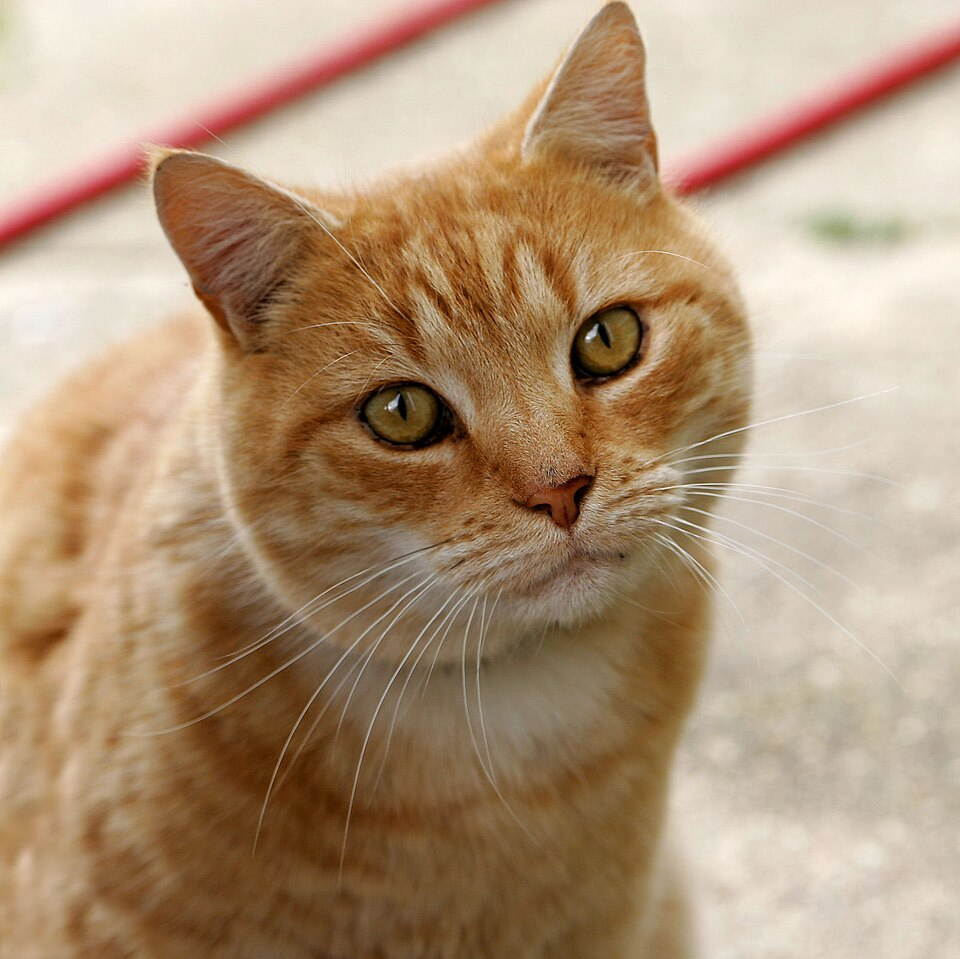
#> input picture experiments/cats/cat-1.jpg, 960 x 959 px; its folder holds 3 pictures in this run
$ python 08_large_bitmaps.py
#> lines starting #> are read from the running program, lines starting #| are printed output that depends on the picture
### experiments/common.py
"""Shared dataset loading and recall measurement for the experiments."""

import re
import sys
from contextlib import contextmanager
from pathlib import Path

import numpy as np

PROJECT_ROOT = Path(__file__).resolve().parents[1]
if str(PROJECT_ROOT) not in sys.path:
    sys.path.insert(0, str(PROJECT_ROOT))

from hopfield import HopfieldNetwork

DATASETS_DIR = PROJECT_ROOT / "datasets"
RESULTS_DIR = Path(__file__).resolve().parent / "results"

DATASET_NAMES = (
    "small-7x7.csv",
    "animals-14x9.csv",
    "letters-abc-8x12.csv",
    "letters-14x20.csv",
    "OCRA-12x30-cut.csv",
    "large-25x25.csv",
    "large-25x25.plus.csv",
    "large-25x50.csv",
)

class _Tee:
    """Writes text to the console and immediately to a file."""

    def __init__(self, file, stdout):
        self.file = file
        self.stdout = stdout

    def write(self, data):
        self.stdout.write(data)
        self.stdout.flush()
        self.file.write(data)
        self.file.flush()

    def flush(self):
        self.stdout.flush()
        self.file.flush()


@contextmanager
def save_report(filename):
    """Saves the whole experiment printout under experiments/results."""
    RESULTS_DIR.mkdir(parents=True, exist_ok=True)
    path = RESULTS_DIR / filename
    previous = sys.stdout
    report_file = path.open("w", encoding="utf-8")
    sys.stdout = _Tee(report_file, previous)
    print(f"Wyniki: {path}")

    try:
        yield path
    finally:
        sys.stdout = previous
        report_file.close()
        print(f"Zapisano: {path}", flush=True)


NOISE_LEVELS = (0.1, 0.2, 0.3)
TRIALS = 10
OJA_LEARNING_RATE = 0.01
OJA_EPOCHS = 200


# [67 lines left out: functions load_patterns, bitmap_shape, load_dataset, train, corrupt, not called in this run]


def matching_bits(left, right):
    """Number of matching coordinates of two ±1 vectors."""
    return int(np.sum(np.asarray(left) == np.asarray(right)))


# [65 lines left out: functions classify_attractor, recovery_rate, not called in this run]

### experiments/08_large_bitmaps.py
"""
Hopfield memory on bitmaps of at least 200x300.

The weight matrix would be 60,000 by 60,000, so the local field is computed
directly from the patterns:

    h = (1/N) X^T (X s) - (P/N) s

This is Hebb's rule with a zero diagonal, without building W.
Cat photos are downloaded into experiments/cats, converted to ±1, and resized to 200x300.
"""

import urllib.request
from pathlib import Path

import matplotlib.pyplot as plt
import numpy as np
from PIL import Image

from common import RESULTS_DIR, matching_bits, save_report

CATS_DIR = Path(__file__).resolve().parent / "cats"
HEIGHT = 200
WIDTH = 300
NOISE = 0.1
MAX_STEPS = 8

CAT_URLS = (
    (
        "cat-1.jpg",
        "https://commons.wikimedia.org/wiki/Special:FilePath/Cat03.jpg?width=640",
    ),
    (
        "cat-2.jpg",
        "https://commons.wikimedia.org/wiki/Special:FilePath/Kittyply_edit1.jpg?width=640",
    ),
    (
        "cat-3.jpg",
        "https://commons.wikimedia.org/wiki/Special:FilePath/Cat_November_2010-1a.jpg?width=640",
    ),
)


def hebb_field(patterns, state):
    """Hebb field with a zero diagonal, computed without the weight matrix."""
    n_patterns, n_neurons = patterns.shape
    overlaps = patterns @ state
    return (patterns.T @ overlaps) / n_neurons - (n_patterns / n_neurons) * state


def synchronous_step(patterns, state):
    field = hebb_field(patterns, state)
    return np.where(field > 0, 1, np.where(field < 0, -1, state))


def evolve(patterns, state, max_steps=MAX_STEPS):
    state = np.asarray(state, dtype=int).copy()
    states = [state.copy()]

    for _ in range(max_steps):
        new_state = synchronous_step(patterns, state)

        if np.array_equal(new_state, state):
            return np.vstack(states), "stable"

        states.append(new_state.copy())
        state = new_state

    return np.vstack(states), "max_steps"


def download_cats():
    CATS_DIR.mkdir(parents=True, exist_ok=True)

    for file_name, url in CAT_URLS:
        destination = CATS_DIR / file_name

        if destination.exists():
            continue

        print(f"Pobieram {file_name}")
        request = urllib.request.Request(
            url,
            headers={"User-Agent": "HopfieldStudentProject/1.0"},
        )
        with urllib.request.urlopen(request) as response:
            destination.write_bytes(response.read())


def image_to_pattern(path):
    """Grayscale photo to a ±1 bitmap with height 200 and width 300."""
    image = Image.open(path).convert("L")
    image = image.resize((WIDTH, HEIGHT), Image.Resampling.LANCZOS)
    pixels = np.asarray(image, dtype=np.float64)
    return np.where(pixels >= np.median(pixels), 1, -1).astype(int).reshape(-1)


def load_cat_patterns():
    download_cats()
    paths = sorted(CATS_DIR.glob("cat-*.jpg"))

    if len(paths) < 2:
        raise RuntimeError(f"W {CATS_DIR} nie ma zdjęć kotów.")

    patterns = np.vstack([image_to_pattern(path) for path in paths])
    return patterns, [path.name for path in paths]


def save_figure(patterns, names, original, corrupted, recovered):
    RESULTS_DIR.mkdir(parents=True, exist_ok=True)
    panels = list(patterns) + [original, corrupted, recovered]
    titles = [f"uczący: {name}" for name in names]
    titles += ["oryginał", f"uszkodzony {int(NOISE * 100)}%", "po zbieganiu"]
    columns = len(panels)
    fig, axes = plt.subplots(1, columns, figsize=(2.4 * columns, 3.2), constrained_layout=True)

    for axis, panel, title in zip(axes, panels, titles):
        axis.imshow(panel.reshape(HEIGHT, WIDTH), cmap="gray", vmin=-1, vmax=1)
        axis.set_title(title, fontsize=8)
        axis.axis("off")

    output = RESULTS_DIR / "cats-recovery.png"
    fig.savefig(output, dpi=80)
    plt.close(fig)
    return output


def main():
    print("=== DUŻE BITMAPY (KOTY) ===")
    patterns, names = load_cat_patterns()
#> in image_to_pattern, `image = image.resize((WIDTH, HEIGHT), Image.Resampling.LANCZOS)`:
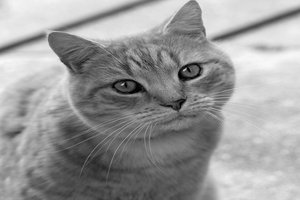
#> image: PIL image 300x200 L; min 0, max 249, mean 153.7
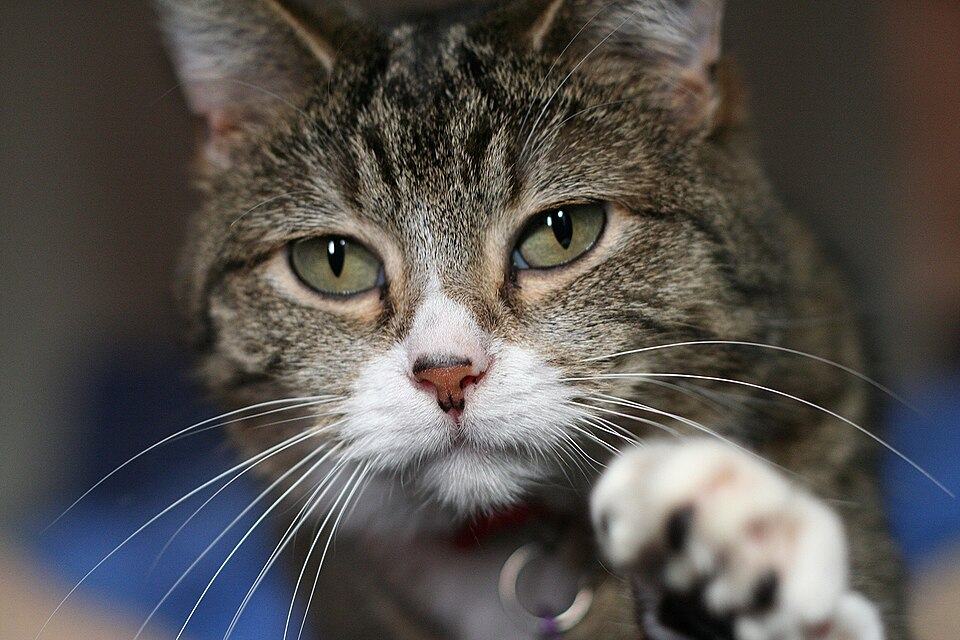
#> input picture experiments/cats/cat-2.jpg, 960 x 640 px
#> in image_to_pattern (call 2), `image = image.resize((WIDTH, HEIGHT), Image.Resampling.LANCZOS)`:
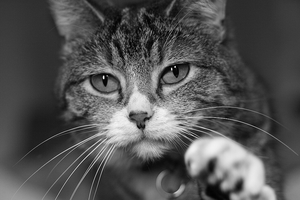
#> image: PIL image 300x200 L; min 0, max 255, mean 82.8
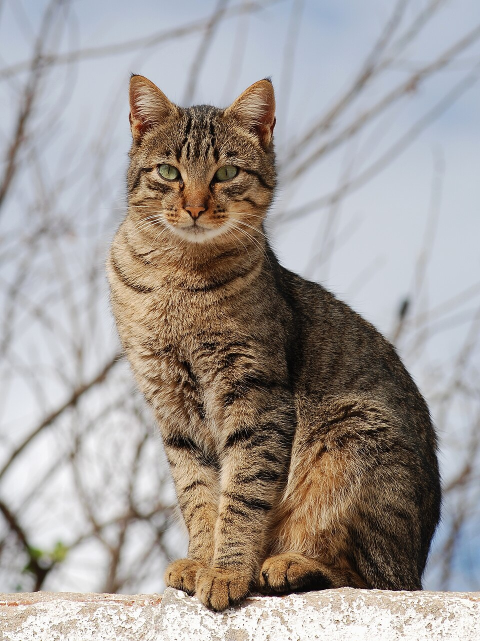
#> input picture experiments/cats/cat-3.jpg, 960 x 1282 px (shown at 1/2 size)
#> in image_to_pattern (call 3), `image = Image.open(path).convert("L")`:
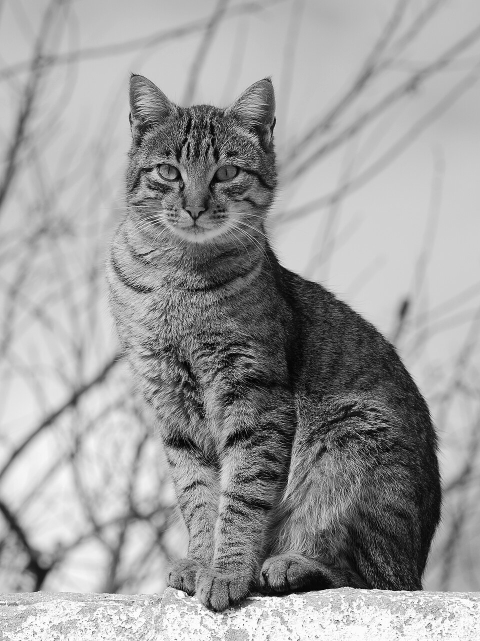
#> image: PIL image 960x1282 L (shown at 1/2 size); min 0, max 255, mean 156.4
#> in image_to_pattern (call 3), `image = image.resize((WIDTH, HEIGHT), Image.Resampling.LANCZOS)`:
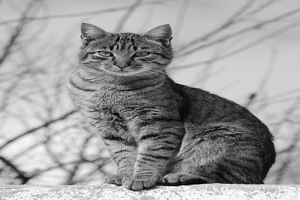
#> image: PIL image 300x200 L; min 0, max 255, mean 156.4
#> names = ['cat-1.jpg', 'cat-2.jpg', 'cat-3.jpg']
    n_patterns, n_neurons = patterns.shape
#> n_patterns = 3; n_neurons = 60000
    print(f"Wzorców: {n_patterns}, bitmapa {WIDTH}x{HEIGHT}, neuronów: {n_neurons}")

    for index, name in enumerate(names):
        restored = synchronous_step(patterns, patterns[index])
        bits = matching_bits(restored, patterns[index])
        print(f"{name}: po jednym kroku {bits}/{n_neurons} pikseli zgodnych z oryginałem")
#> this loop made 3 passes
#> name on passes 1 to 3: 'cat-1.jpg', 'cat-2.jpg', 'cat-3.jpg'
#| cat-1.jpg: po jednym kroku 60000/60000 pikseli zgodnych z oryginałem
#| cat-2.jpg: po jednym kroku 60000/60000 pikseli zgodnych z oryginałem
#| cat-3.jpg: po jednym kroku 60000/60000 pikseli zgodnych z oryginałem

    rng = np.random.default_rng(0)
    original = patterns[0].copy()
    corrupted = original.copy()
    number_to_flip = int(len(corrupted) * NOISE)
#> number_to_flip = 6000
    corrupted[rng.choice(len(corrupted), number_to_flip, replace=False)] *= -1

    states, status = evolve(patterns, corrupted)
#> the loop in evolve, `for _ in range(max_steps):` made 2 passes
#> after the loop in evolve, `for _ in range(max_steps):`: states = 2 items
#> status = 'stable'
    recovered = states[-1]
    print(
        f"\nUszkodzono {number_to_flip} pikseli wzorca 1. "
        f"status={status}, kroki={len(states) - 1}"
    )
    print(f"Podobieństwo do oryginału: {matching_bits(recovered, original) / n_neurons:.1%}")

    figure_path = save_figure(patterns, names, original, corrupted, recovered)
#> in save_figure, `panels = list(patterns) + [original, corrupted, recovered]`: panels = 6 items
#> in save_figure, `titles = [f"uczący: {name}" for name in names]`: titles = ['uczący: cat-1.jpg', 'uczący: cat-2.jpg', 'uczący: cat-3.jpg']
#> in save_figure, `titles += ["oryginał", f"uszkodzony {int(NOISE * 100)}%", "po zbiegani..`: titles = ['uczący: cat-1.jpg', 'uczący: cat-2.jpg', 'uczący: cat-3.jpg', 'oryginał', 'uszkodzony 10%', 'po zbieganiu']
#> in save_figure, `columns = len(panels)`: columns = 6
#> the loop in save_figure, `for axis, panel, title in zip(axes, panels, titles):` made 6 passes
#> title on passes 1 to 6: 'uczący: cat-1.jpg', 'uczący: cat-2.jpg', 'uczący: cat-3.jpg', 'oryginał', 'uszkodzony 10%', 'po zbieganiu'
#> in save_figure, `fig.savefig(output, dpi=80)`:
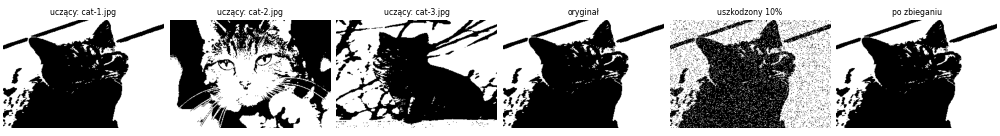
#> figure drawn by matplotlib, 6 panels
    print(f"Rysunek: {figure_path}")


if __name__ == "__main__":
    with save_report("08_large_bitmaps.txt"):
        main()
